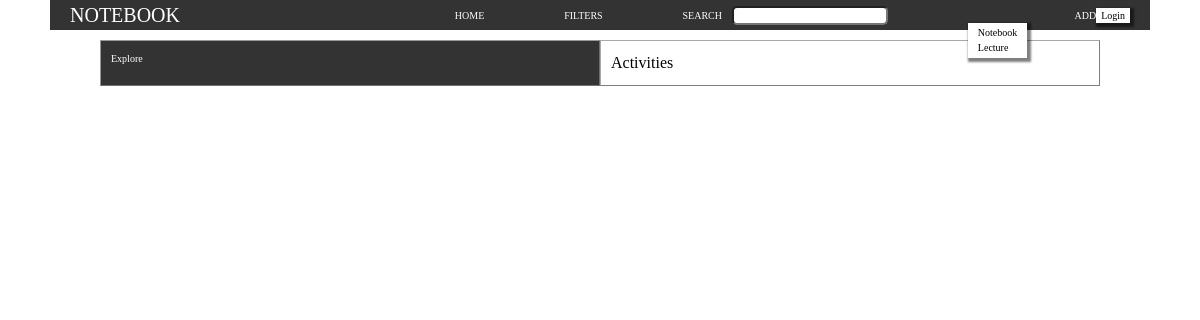
The app's page /, older data.
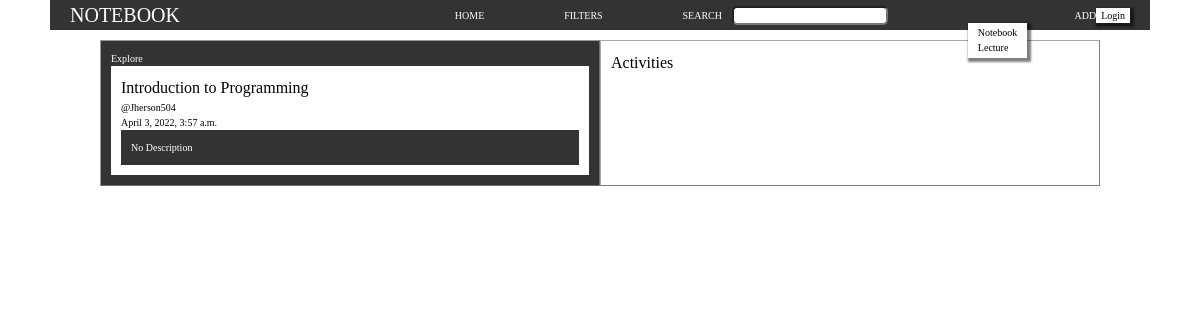
The same page, newer data.
### base/models.py (models this page shows, shortened)
class Notebook(models.Model):
    tags = models.ManyToManyField(Tag, blank=True,  related_name='notebooks')
    topics = models.ManyToManyField(
        Topic, blank=True,  related_name='notebooks')
    name = models.CharField(max_length=200)
    description = models.TextField(default="No Description")
    owner = models.ForeignKey(User, null=True, on_delete=models.SET_NULL)
    created = models.DateTimeField(auto_now_add=True)
    class Meta:
        ordering = ['-created', 'name']

### base/views.py (the view)
# urls.py: path('', views.home, name='home'),
def home(request):
    query = ''
    all_notebooks = Notebook.objects.all()
    all_lectures = Lecture.objects.all()
    all_topics = Topic.objects.all()
    all_tags = Tag.objects.all()
    notebooks = all_notebooks.filter(
        Q(tags__name__icontains=query)
    ).distinct()
    context = {"tags": all_tags, "topics": all_topics, "notebooks": notebooks,
               "all_lectures": all_lectures}
    return render(request, 'base/homepage/main.html', context)

### base/templates/base/homepage/main.html (shortened to what this page needs)
{% extends 'main.html' %}
{% load static %}
{% block content %}
<div class="home--body">
    <nav class="home--body__header">
        <p class="title link">NOTEBOOK</p>
        <div class="home--body__header__nav">
            <ul class="menu">
                <li>
                    <p class="title link">HOME</p>
                </li>
                <li class="dropdown-menu">
                    <p class="title link" id="filters-link">FILTERS</p>
                </li>
                <li>
                    <ul class="search-bar">
                        <li><label for="search" class="title link">SEARCH</label></li>
                        <li><input type="text" id="search" name="search"></li>
                    </ul>
                </li>
            </ul>
        </div>
        <div class="home--body__header__dropdown">
            <p class="add title link">ADD</p>
            <ul class="dropdown-content">
                <li>
                    <a href="#">Notebook</a>
                </li>
                <li>
                    <a href="#">Lecture</a>
                </li>
            </ul>
        </div>
        <div class="home--body__header__main-menu">
            <a href="{% url 'authenticate-user' %}">
                {% if request.user.is_authenticated %}
                Logout
                {% else %}
                Login
                {% endif %}
            </a>
        </div>
    </nav>
    <main class="home--body__main">
        <div class="explore">
            <p class="header title">Explore</p>
            <div class="body">
                {% for notebook in notebooks %}
                <div class="notebook">
                    <div class="header">
                        <p class="title">{{notebook.name}}</p>
                        <p>@{{notebook.owner.username}}</p>
                        <p>{{notebook.created}}</p>
                    </div>
                    <div class="body">
                        <p>{{notebook.description}}</p>
                    </div>
                </div>
                {% endfor %}
            </div>
        </div>
        <div class="activities">
            <p class="title">Activities</p>
        </div>
    </main>
</div>
{% endblock content %}

### templates/main.html (shortened to what this page needs)
<!DOCTYPE html>
<html lang="en">
<head>
    {% load static %}
</head>
<body>
    {% block content %}
    {% endblock %}
</body>
</html>

### static/main.css (style rules this page uses)
* { margin: 0; padding: 0; -webkit-box-sizing: border-box; box-sizing: border-box; font-size: 10px; line-height: 1.5em; }
a { text-decoration: none; color: inherit; }
li { list-style: none; }
input[type=text], input[type=password], input[type=email] { border-radius: .5rem; padding-inline: 1rem; }
.home--body { background-color: #fff; color: black; height: 100vh; padding: 0 5rem; }
.home--body__header { background-color: #333; color: white; display: -webkit-box; display: -ms-flexbox; display: flex; -webkit-box-orient: horizontal; -webkit-box-direction: normal; -ms-flex-direction: row; flex-direction: row; -webkit-box-align: center; -ms-flex-align: center; align-items: center; padding-inline: 2em; }
.home--body__header > .title { -webkit-box-flex: .75; -ms-flex: .75; flex: .75; font-size: 2rem; }
.home--body__header__nav { -webkit-box-flex: 1; -ms-flex: 1; flex: 1; }
.home--body__header__nav > .menu { display: -webkit-box; display: -ms-flexbox; display: flex; -webkit-box-orient: horizontal; -webkit-box-direction: normal; -ms-flex-direction: row; flex-direction: row; position: relative; -ms-flex-pack: distribute; justify-content: space-around; -webkit-box-align: center; -ms-flex-align: center; align-items: center; }
.home--body__header__nav > .menu > * { -webkit-box-flex: 1; -ms-flex-positive: 1; flex-grow: 1; -ms-flex-negative: 1; flex-shrink: 1; }
.home--body__header__nav > .menu > .dropdown-menu { position: relative; }
.home--body__header__nav > .menu .search-bar { -webkit-box-flex: 1; -ms-flex: 1; flex: 1; display: -webkit-box; display: -ms-flexbox; display: flex; -webkit-column-gap: 1em; column-gap: 1em; -webkit-box-align: center; -ms-flex-align: center; align-items: center; }
.home--body__header__dropdown { position: relative; -webkit-box-flex: .25; -ms-flex: .25; flex: .25; justify-items: flex-end; }
.home--body__header__dropdown > .dropdown-content { position: absolute; pointer-events: none; opacity: 0; left: 0; top: 100%; -webkit-transform: translateY(-1em); transform: translateY(-1em); padding: .25em 1em; -webkit-transition: opacity 150ms ease-in-out, -webkit-transform 150ms ease-in-out; transition: opacity 150ms ease-in-out, -webkit-transform 150ms ease-in-out; transition: opacity 150ms ease-in-out, transform 150ms ease-in-out; transition: opacity 150ms ease-in-out, transform 150ms ease-in-out, -webkit-transform 150ms ease-in-out; background-color: #fff; color: black; -webkit-box-shadow: 0.2em 0.2em 0.2em 0.2em rgba(0, 0, 0, 0.5); box-shadow: 0.2em 0.2em 0.2em 0.2em rgba(0, 0, 0, 0.5); top: calc(100% + 1rem); opacity: 1; }
.home--body__header__main-menu { background-color: #fff; color: black; -webkit-box-shadow: 0.2em 0.2em 0.2em 0.2em rgba(0, 0, 0, 0.5); box-shadow: 0.2em 0.2em 0.2em 0.2em rgba(0, 0, 0, 0.5); padding: 0 .5em; }
.home--body__main { margin-top: 1em; display: -ms-grid; display: grid; -ms-grid-columns: 1fr 1fr; grid-template-columns: 1fr 1fr; padding: 0 5em; }
.home--body__main > .explore { background-color: #333; color: white; border: 1px outset rgba(255, 255, 255, 0.5); padding: 1em; }
.home--body__main > .explore > .body { background-color: #fff; color: black; }
.home--body__main > .explore > .body > .notebook { padding: 1em; }
.home--body__main > .explore > .body > .notebook .title { font-size: 1.6rem; }
.home--body__main > .explore > .body > .notebook > .body { background-color: #333; color: white; padding: 1em; }
.home--body__main > .activities { background-color: #fff; color: black; border: 1px outset rgba(0, 0, 0, 0.5); padding: 1em; }
.home--body__main > .activities > .title { font-size: 1.6rem; }

Row changes from the older to the newer data that the page shows:
added Notebook: name "Introduction to Programming", owner.username "Jherson504", created "April 3, 2022, 3:57 a.m.", description "No Description"
